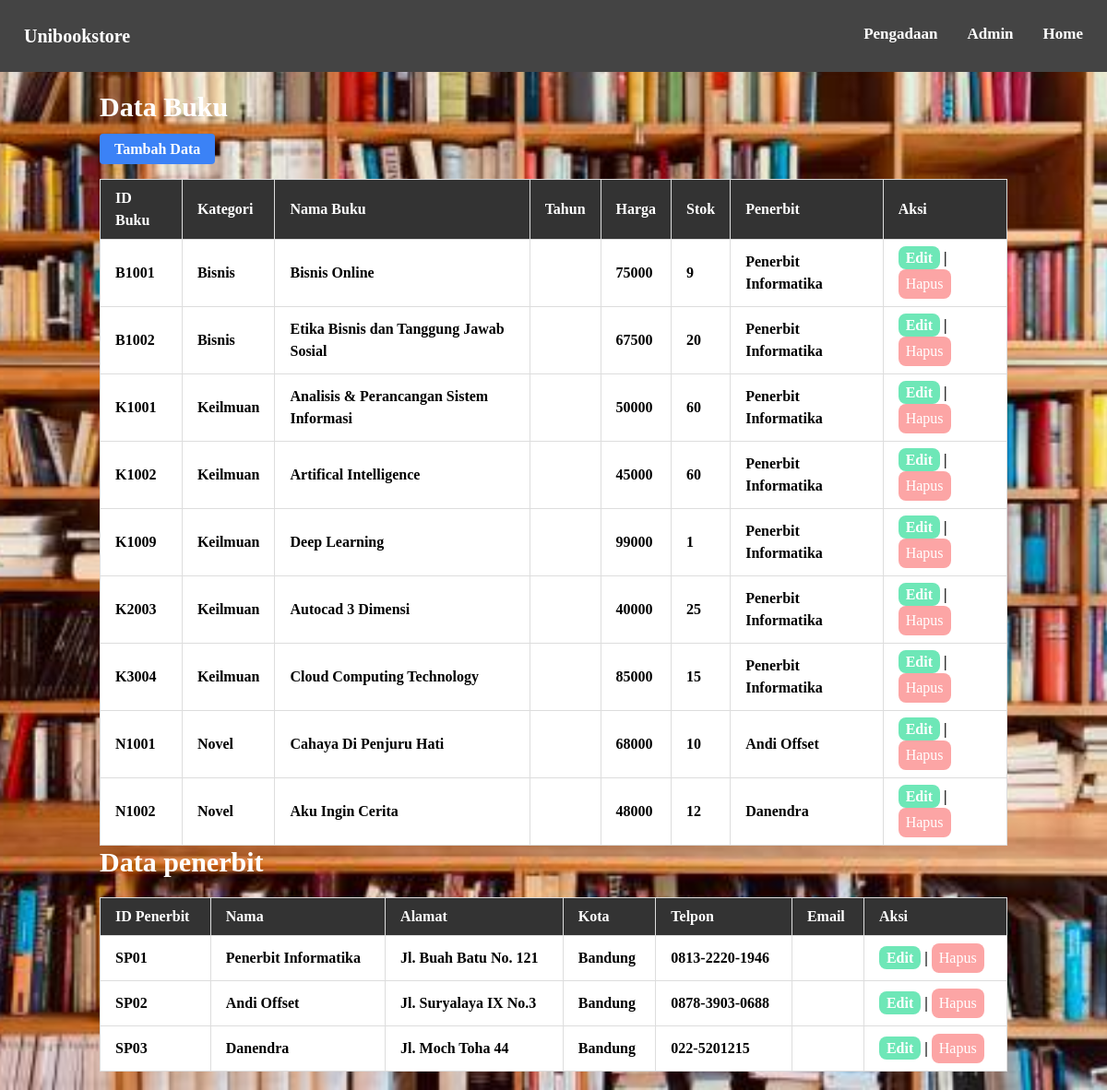
The app's page /admin.php with its own data.
### tables this page shows
CREATE TABLE `buku` (
  `id_buku` varchar(11) NOT NULL,
  `kategori` varchar(10) DEFAULT NULL,
  `nama_buku` varchar(50) DEFAULT NULL,
  `harga` int(22) DEFAULT NULL,
  `stok` int(5) DEFAULT NULL,
  `penerbit` varchar(22) DEFAULT NULL
);

CREATE TABLE `penerbit` (
  `id_penerbit` varchar(11) NOT NULL,
  `nama` varchar(22) DEFAULT NULL,
  `alamat` varchar(99) DEFAULT NULL,
  `kota` varchar(22) DEFAULT NULL,
  `telepon` varchar(15) DEFAULT NULL
);

### admin.php (the view, shortened to what this page needs)
<?php
include 'koneksi.php';
$buku = mysqli_query($koneksi, "SELECT * FROM buku");
$penerbit = mysqli_query($koneksi, "SELECT * FROM penerbit");
?>
<!DOCTYPE html>
<html lang="en">
<head>
    <link href="https://cdn.jsdelivr.net/npm/tailwindcss@2.2.19/dist/tailwind.min.css" rel="stylesheet">
    <link rel="stylesheet" href="style.css">
</head>
<body class="bg-gray-100">
<nav>
        <div class="brand">Unibookstore</div>
        <a href="index.php">Home</a>
        <a href="admin.php">Admin</a>
        <a href="pengadaan.php">Pengadaan</a>
    </nav>
<body class="bg-gray-100">
    <div class="container mx-auto p-4">
        <h2 class="text-3xl font-bold mb-4 custom-text">Data Buku</h2>
        <table class="table-auto w-full border bg-white">
        <a href="add.php" class="bg-blue-500 hover:bg-blue-700 text-white font-bold py-2 px-4 rounded">Tambah Data</a>
            <thead>
                <tr>
                    <th class="border px-4 py-2">ID Buku</th>
                    <th class="border px-4 py-2">Kategori</th>
                    <th class="border px-4 py-2">Nama Buku</th>
                    <th class="border px-4 py-2">Tahun</th>
                    <th class="border px-4 py-2">Harga</th>
                    <th class="border px-4 py-2">Stok</th>
                    <th class="border px-4 py-2">Penerbit</th>
                    <th class="border px-4 py-2">Aksi</th>
                </tr>
            </thead>
            <tbody>
                <?php foreach ($buku as $row) : ?>
                    <tr>
                        <td class="border px-4 py-2"><?= $row['id_buku'] ?></td>
                        <td class="border px-4 py-2"><?= $row['kategori'] ?></td>
                        <td class="border px-4 py-2"><?= $row['nama_buku'] ?></td>
                        <td class="border px-4 py-2"><?= $row['tahun'] ?></td>
                        <td class="border px-4 py-2"><?= $row['harga'] ?></td>
                        <td class="border px-4 py-2"><?= $row['stok'] ?></td>
                        <td class="border px-4 py-2"><?= $row['penerbit'] ?></td>
                        <td class="border px-4 py-2">
                            <a href='edit.php?id=<?= $row['id_buku'] ?>&jenis=buku' class="text-white bg-green-300 rounded-lg px-2 py-1 hover:bg-green-500 hover:text-black">Edit</a> |
                            <form method='post' action='admin.php' class="inline">
                                <button type='submit' class="text-white bg-red-300 rounded-lg px-2 py-1 hover:bg-red-500 hover:text-black">Hapus</button>
                            </form>
                        </td>
                    </tr>
                <?php endforeach; ?>
            </tbody>
        </table>
        <h2 class="text-3xl font-bold mb-4 custom-text">Data penerbit</h2>
        <table class="table-auto w-full border bg-white">
            <thead>
                <tr>
                    <th class="border px-4 py-2">ID Penerbit</th>
                    <th class="border px-4 py-2">Nama</th>
                    <th class="border px-4 py-2">Alamat</th>
                    <th class="border px-4 py-2">Kota</th>
                    <th class="border px-4 py-2">Telpon</th>
                    <th class="border px-4 py-2">Email</th>
                    <th class="border px-4 py-2">Aksi</th>
                </tr>
            </thead>
            <tbody>
                <?php foreach ($penerbit as $row) : ?>
                    <tr>
                        <td class="border px-4 py-2"><?= $row['id_penerbit'] ?></td>
                        <td class="border px-4 py-2"><?= $row['nama'] ?></td>
                        <td class="border px-4 py-2"><?= $row['alamat'] ?></td>
                        <td class="border px-4 py-2"><?= $row['kota'] ?></td>
                        <td class="border px-4 py-2"><?= $row['telepon'] ?></td>
                        <td class="border px-4 py-2"><?= $row['email'] ?></td>
                        <td class="border px-4 py-2">
                            <a href='edit.php?id=<?= $row['id_penerbit'] ?>&jenis=penerbit' class="text-white bg-green-300 rounded-lg px-2 py-1 hover:bg-green-500 hover:text-black">Edit</a> |
                            <form method='post' action='admin.php' class="inline">
                                <button type='submit' class="text-white bg-red-300 rounded-lg px-2 py-1 hover:bg-red-500 hover:text-black">Hapus</button>
                            </form>
                        </td>
                    </tr>
                <?php endforeach; ?>
            </tbody>
        </table>
</body>
</html>

### style.css (style rules this page uses)
body { font-family: 'Poppins'; font-weight: bold; margin: 0; padding: 0; background-image: url('assets/bg.jpg'); background-size: cover; background-position: center; background-repeat: no-repeat; background-color: #f4f4f4; }
.custom-text { color:#fff }
nav { background-color: #444; padding: 10px; overflow: hidden; }
.brand { float: left; color: white; font-size: 20px; padding: 14px 16px; }
nav a { float: right; color: white; text-align: center; padding: 14px 16px; text-decoration: none; font-size: 17px; }
.container { padding: 20px; }
table { width: 100%; border-collapse: collapse; margin-top: 20px; }
table, th, td { border: 1px solid #ddd; text-align: left; padding: 8px; }
th { background-color: #333; color: white; }

### records on screen
buku: id_buku "B1001", kategori "Bisnis", nama_buku "Bisnis Online", harga "75000", stok "9", penerbit "Penerbit Informatika"
buku: id_buku "B1002", kategori "Bisnis", nama_buku "Etika Bisnis dan Tanggung Jawab Sosial", harga "67500", stok "20", penerbit "Penerbit Informatika"
buku: id_buku "K1001", kategori "Keilmuan", nama_buku "Analisis & Perancangan Sistem Informasi", harga "50000", stok "60", penerbit "Penerbit Informatika"
buku: id_buku "K1002", kategori "Keilmuan", nama_buku "Artifical Intelligence", harga "45000", stok "60", penerbit "Penerbit Informatika"
buku: id_buku "K1009", kategori "Keilmuan", nama_buku "Deep Learning", harga "99000", stok "1", penerbit "Penerbit Informatika"
buku: id_buku "K2003", kategori "Keilmuan", nama_buku "Autocad 3 Dimensi", harga "40000", stok "25", penerbit "Penerbit Informatika"
buku: id_buku "K3004", kategori "Keilmuan", nama_buku "Cloud Computing Technology", harga "85000", stok "15", penerbit "Penerbit Informatika"
buku: id_buku "N1001", kategori "Novel", nama_buku "Cahaya Di Penjuru Hati", harga "68000", stok "10", penerbit "Andi Offset"
buku: id_buku "N1002", kategori "Novel", nama_buku "Aku Ingin Cerita", harga "48000", stok "12", penerbit "Danendra"
penerbit: id_penerbit "SP01", nama "Penerbit Informatika", alamat "Jl. Buah Batu No. 121", kota "Bandung", telepon "0813-2220-1946"
penerbit: id_penerbit "SP02", nama "Andi Offset", alamat "Jl. Suryalaya IX No.3", kota "Bandung", telepon "0878-3903-0688"
penerbit: id_penerbit "SP03", nama "Danendra", alamat "Jl. Moch Toha 44", kota "Bandung", telepon "022-5201215"
